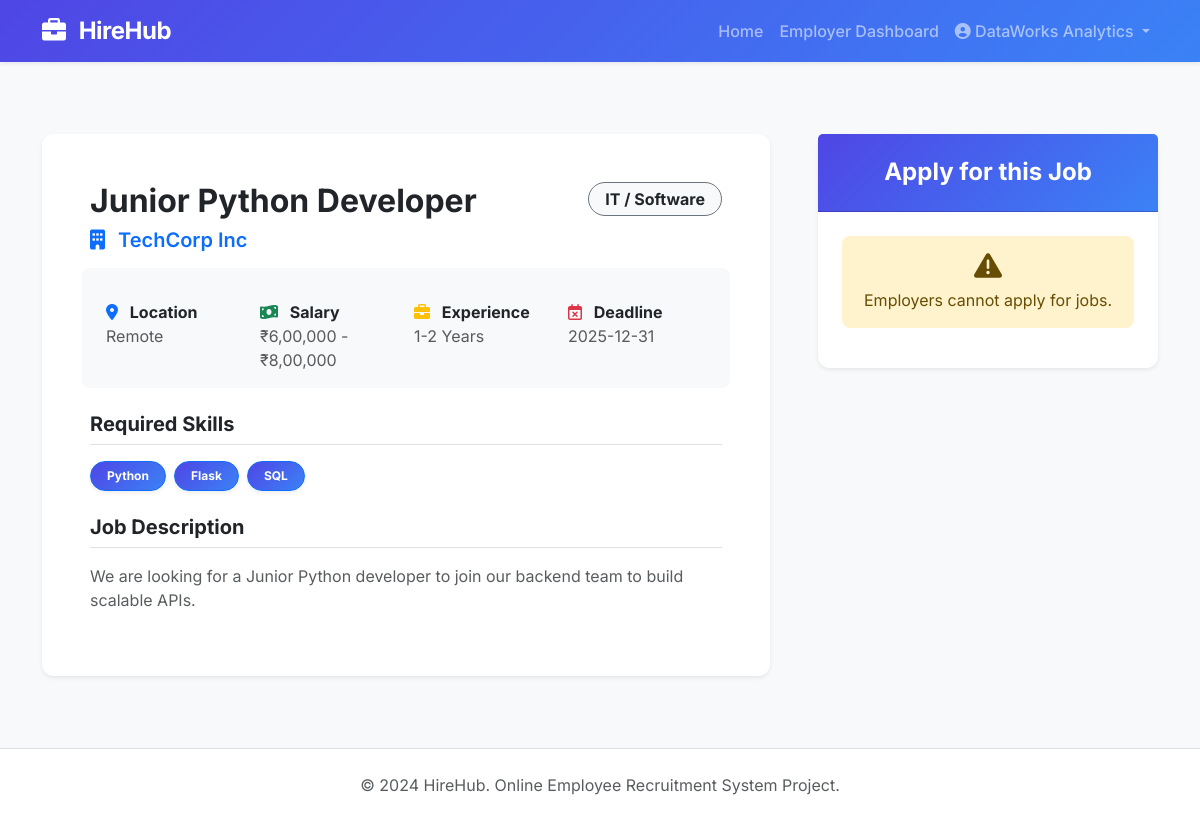
/job/1 (signed in), run on the app's committed database.
### tables this page shows
CREATE TABLE jobs (
    id INTEGER PRIMARY KEY AUTOINCREMENT,
    title TEXT NOT NULL,
    company TEXT NOT NULL,
    category TEXT NOT NULL,
    skills TEXT NOT NULL,
    experience TEXT NOT NULL,
    salary TEXT NOT NULL,
    location TEXT NOT NULL,
    description TEXT NOT NULL,
    last_date TEXT NOT NULL,
    employer_id INTEGER NOT NULL,
    FOREIGN KEY(employer_id) REFERENCES users(id)
);

### app.py (the view, shortened to what this page needs)
@app.route('/job/<int:job_id>', methods=['GET', 'POST'])
@login_required
def job_details(job_id):
    conn = get_db_connection()
    job = conn.execute('SELECT * FROM jobs WHERE id = ?', (job_id,)).fetchone()
    if not job:
        conn.close()
        flash("Job not found.", "danger")
        return redirect(url_for('index'))
    conn.close()
    return render_template('seeker/job_details.html', job=job)

### app.py (called while the page is built)
def login_required(f):
    from functools import wraps
    @wraps(f)
    def decorated_function(*args, **kwargs):
        if 'user_id' not in session:
            flash("Please log in first.", "warning")
            return redirect(url_for('login'))
        return f(*args, **kwargs)
    return decorated_function

### database.py (called while the page is built)
def get_db_connection():
    conn = sqlite3.connect(DATABASE)
    conn.row_factory = sqlite3.Row
    return conn

### templates/seeker/job_details.html (shortened to what this page needs)
{% extends 'base.html' %}
{% block content %}
<div class="container py-5">
    <div class="row g-5">
        <div class="col-lg-8">
            <div class="card shadow-sm border-0 mb-4">
                <div class="card-body p-4 p-md-5">
                    <div class="d-flex justify-content-between align-items-start mb-4">
                        <div>
                            <h2 class="fw-bold mb-2">{{ job.title }}</h2>
                            <h5 class="text-primary fw-semibold"><i class="fa-solid fa-building me-2"></i> {{ job.company }}</h5>
                        </div>
                        <span class="badge bg-light text-dark border border-secondary px-3 py-2 rounded-pill fs-6">{{ job.category }}</span>
                    </div>
                    <div class="row g-3 mb-4 bg-light rounded-3 p-3 text-muted">
                        <div class="col-sm-6 col-md-3">
                            <strong class="d-block text-dark"><i class="fa-solid fa-location-dot me-2 text-primary"></i> Location</strong>
                            {{ job.location }}
                        </div>
                        <div class="col-sm-6 col-md-3">
                            <strong class="d-block text-dark"><i class="fa-solid fa-money-bill-wave me-2 text-success"></i> Salary</strong>
                            {{ job.salary }}
                        </div>
                        <div class="col-sm-6 col-md-3">
                            <strong class="d-block text-dark"><i class="fa-solid fa-briefcase me-2 text-warning"></i> Experience</strong>
                            {{ job.experience }}
                        </div>
                        <div class="col-sm-6 col-md-3">
                            <strong class="d-block text-dark"><i class="fa-regular fa-calendar-xmark me-2 text-danger"></i> Deadline</strong>
                            {{ job.last_date }}
                        </div>
                    </div>
                    <div class="mb-4">
                        <h5 class="fw-bold border-bottom pb-2 mb-3">Required Skills</h5>
                        <div class="d-flex flex-wrap gap-2">
                            {% for skill in job.skills.split(',') %}
                                <span class="badge bg-primary text-white border border-primary px-3 py-2 rounded-pill shadow-sm">{{ skill.strip() }}</span>
                            {% endfor %}
                        </div>
                    </div>
                    <div>
                        <h5 class="fw-bold border-bottom pb-2 mb-3">Job Description</h5>
                        <p class="text-muted" style="white-space: pre-line;">{{ job.description }}</p>
                    </div>
                </div>
            </div>
        </div>
        <div class="col-lg-4">
            <div class="card shadow-sm border-0 sticky-top" style="top: 20px;">
                <div class="card-header bg-primary text-white text-center py-4">
                    <h4 class="mb-0 fw-bold">Apply for this Job</h4>
                </div>
                <div class="card-body p-4">
                    {% if session.get('role') == 'seeker' %}
                        <form method="POST" enctype="multipart/form-data">
                            <div class="mb-4">
                                <label class="form-label fw-semibold">Upload Resume</label>
                                <div class="input-group">
                                    <input type="file" class="form-control" name="resume" accept=".pdf,.doc,.docx" required>
                                </div>
                                <div class="form-text text-muted mt-2"><i class="fa-solid fa-circle-info me-1"></i> Accepted formats: PDF, DOC, DOCX (Max 16MB)</div>
                            </div>
                            <button type="submit" class="btn btn-primary w-100 btn-lg fw-bold shadow-sm">Submit Application</button>
                        </form>
                    {% elif session.get('role') == 'employer' %}
                        <div class="alert alert-warning text-center">
                            <i class="fa-solid fa-triangle-exclamation mb-2 fs-3 d-block"></i>
                            Employers cannot apply for jobs.
                        </div>
                    {% else %}
                        <div class="text-center">
                            <p class="text-muted mb-3">You must be logged in as a Job Seeker to apply.</p>
                            <a href="{{ url_for('login') }}" class="btn btn-outline-primary fw-bold w-100 mb-2">Login</a>
                            <a href="{{ url_for('register') }}" class="btn btn-primary fw-bold w-100">Register</a>
                        </div>
                    {% endif %}
                </div>
            </div>
        </div>
    </div>
</div>
{% endblock %}

### static/css/style.css (style rules this page uses)
:root { --primary-color: #4F46E5; --primary-hover: #4338CA; --secondary-color: #10B981; --dark-color: #111827; --light-color: #F9FAFB; }
body { font-family: 'Inter', sans-serif; background-color: #f3f4f6; color: var(--dark-color); }
.bg-primary { background: linear-gradient(135deg, var(--primary-color), #3B82F6) !important; }
.card { border: none; border-radius: 12px; box-shadow: 0 4px 6px -1px rgba(0, 0, 0, 0.05), 0 2px 4px -1px rgba(0, 0, 0, 0.03); transition: transform 0.2s ease, box-shadow 0.2s ease; }
.alert { border-radius: 8px; border: none; }

### data on the page
jobs: title "Junior Python Developer", company "TechCorp Inc", category "IT / Software", location "Remote", salary "₹6,00,000 - ₹8,00,000", experience "1-2 Years", last_date "2025-12-31", description "We are looking for a Junior Python developer to join our backend team to build scalable APIs."

### other printed values
{{ session.get('name') }} "DataWorks Analytics"
{{ skill.strip() }} "Python" "Flask" "SQL"
